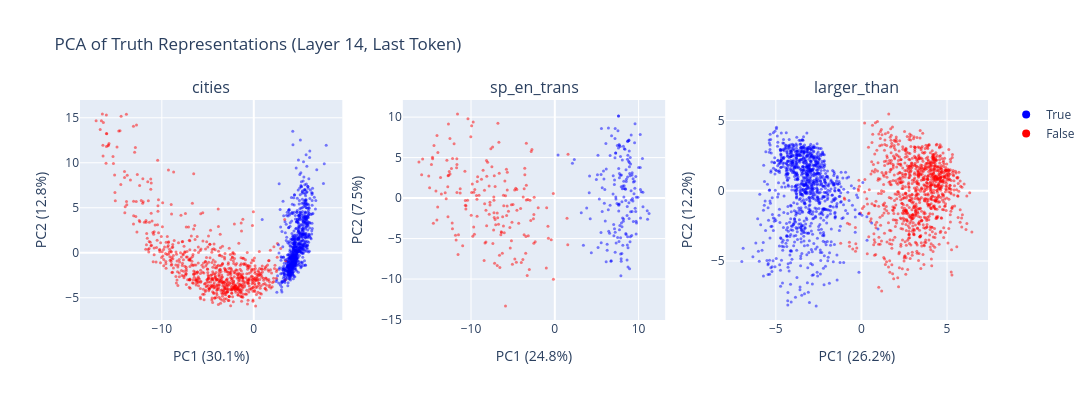

Notebook source saved alongside this figure:
### Markdown cell above
Now let's visualize the PCA projections for all three datasets. Each point is a statement, colored by whether it's true or false.

Before running the cell, think about what you expect to see - PCA is completely unsupervised, so any separation by label would mean truth is one of the most prominent directions of variation in the activation space. Figure 1 of the Geometry of Truth paper shows this plot for LLaMA-2-70B; our results use 13B, so they might be somewhat noisier, but should still show the same qualitative pattern.

### Code cell
fig = make_subplots(rows=1, cols=3, subplot_titles=DATASET_NAMES)

for i, name in enumerate(DATASET_NAMES):
    acts = activations[name]
    label_text = labels_dict[name]
    prompts = statements_dict[name]
    pcs = get_pca_components(acts, k=2)
    X_centered = acts - acts.mean(dim=0)
    projected = (X_centered @ pcs).numpy()

    # Compute variance explained
    total_var = X_centered.var(dim=0).sum().item()
    pc_var = t.tensor(projected).var(dim=0)
    pct_explained = (pc_var / total_var * 100).tolist()

    colors = ["blue" if l == 1 else "red" for l in label_text.tolist()]
    fig.add_trace(
        go.Scatter(
            x=projected[:, 0],
            y=projected[:, 1],
            mode="markers",
            marker=dict(color=colors, size=3, opacity=0.5),
            name=name,
            showlegend=False,
            hovertext=prompts,
            customdata=list(zip(prompts, label_text)),
            hovertemplate=(
                "<b>%{customdata[1]}</b><br>"
                "%{customdata[0]}<br>"
                "PC1: %{x:.2f}<br>"
                "PC2: %{y:.2f}"
                "<extra></extra>"
            ),
        ),
        row=1,
        col=i + 1,
    )
    fig.update_xaxes(title_text=f"PC1 ({pct_explained[0]:.1f}%)", row=1, col=i + 1)
    fig.update_yaxes(title_text=f"PC2 ({pct_explained[1]:.1f}%)", row=1, col=i + 1)

# Add a legend manually
fig.add_trace(go.Scatter(x=[None], y=[None], mode="markers", marker=dict(color="blue", size=8), name="True"))
fig.add_trace(go.Scatter(x=[None], y=[None], mode="markers", marker=dict(color="red", size=8), name="False"))

fig.update_layout(
    title="PCA of Truth Representations (Layer 14, Last Token)",
    height=400,
    width=1200,
)
fig.show()

### Figure 1 — Plotly figure (JSON) as saved in the notebook; plotly's stock layout.template omitted (floating-point values rounded to 4 significant figures; data arrays with more than 128 entries replaced by an {"elided": "..."} marker saying what was removed)
{"data": [{"customdata": {"elided": "1496x2 mixed values"}, "hovertemplate": "<b>%{customdata[1]}</b><br>%{customdata[0]}<br>PC1: %{x:.2f}<br>PC2: %{y:.2f}<extra></extra>", "hovertext": {"elided": "1496 str values"}, "marker": {"color": {"elided": "1496 str values"}, "opacity": 0.5, "size": 3}, "mode": "markers", "name": "cities", "showlegend": false, "type": "scatter", "x": {"elided": "1496 float values"}, "xaxis": "x", "y": {"elided": "1496 float values"}, "yaxis": "y"}, {"customdata": {"elided": "354x2 mixed values"}, "hovertemplate": "<b>%{customdata[1]}</b><br>%{customdata[0]}<br>PC1: %{x:.2f}<br>PC2: %{y:.2f}<extra></extra>", "hovertext": {"elided": "354 str values"}, "marker": {"color": {"elided": "354 str values"}, "opacity": 0.5, "size": 3}, "mode": "markers", "name": "sp_en_trans", "showlegend": false, "type": "scatter", "x": {"elided": "354 float values"}, "xaxis": "x2", "y": {"elided": "354 float values"}, "yaxis": "y2"}, {"customdata": {"elided": "1980x2 mixed values"}, "hovertemplate": "<b>%{customdata[1]}</b><br>%{customdata[0]}<br>PC1: %{x:.2f}<br>PC2: %{y:.2f}<extra></extra>", "hovertext": {"elided": "1980 str values"}, "marker": {"color": {"elided": "1980 str values"}, "opacity": 0.5, "size": 3}, "mode": "markers", "name": "larger_than", "showlegend": false, "type": "scatter", "x": {"elided": "1980 float values"}, "xaxis": "x3", "y": {"elided": "1980 float values"}, "yaxis": "y3"}, {"marker": {"color": "blue", "size": 8}, "mode": "markers", "name": "True", "type": "scatter", "x": [null], "y": [null]}, {"marker": {"color": "red", "size": 8}, "mode": "markers", "name": "False", "type": "scatter", "x": [null], "y": [null]}], "layout": {"annotations": [{"font": {"size": 16}, "showarrow": false, "text": "cities", "x": 0.1444, "xanchor": "center", "xref": "paper", "y": 1, "yanchor": "bottom", "yref": "paper"}, {"font": {"size": 16}, "showarrow": false, "text": "sp_en_trans", "x": 0.5, "xanchor": "center", "xref": "paper", "y": 1, "yanchor": "bottom", "yref": "paper"}, {"font": {"size": 16}, "showarrow": false, "text": "larger_than", "x": 0.8556, "xanchor": "center", "xref": "paper", "y": 1, "yanchor": "bottom", "yref": "paper"}], "height": 400, "title": {"text": "PCA of Truth Representations (Layer 14, Last Token)"}, "width": 1200, "xaxis": {"anchor": "y", "domain": [0, 0.2889], "title": {"text": "PC1 (30.1%)"}}, "xaxis2": {"anchor": "y2", "domain": [0.3556, 0.6444], "title": {"text": "PC1 (24.8%)"}}, "xaxis3": {"anchor": "y3", "domain": [0.7111, 1], "title": {"text": "PC1 (26.2%)"}}, "yaxis": {"anchor": "x", "domain": [0, 1], "title": {"text": "PC2 (12.8%)"}}, "yaxis2": {"anchor": "x2", "domain": [0, 1], "title": {"text": "PC2 (7.5%)"}}, "yaxis3": {"anchor": "x3", "domain": [0, 1], "title": {"text": "PC2 (12.2%)"}}}}
